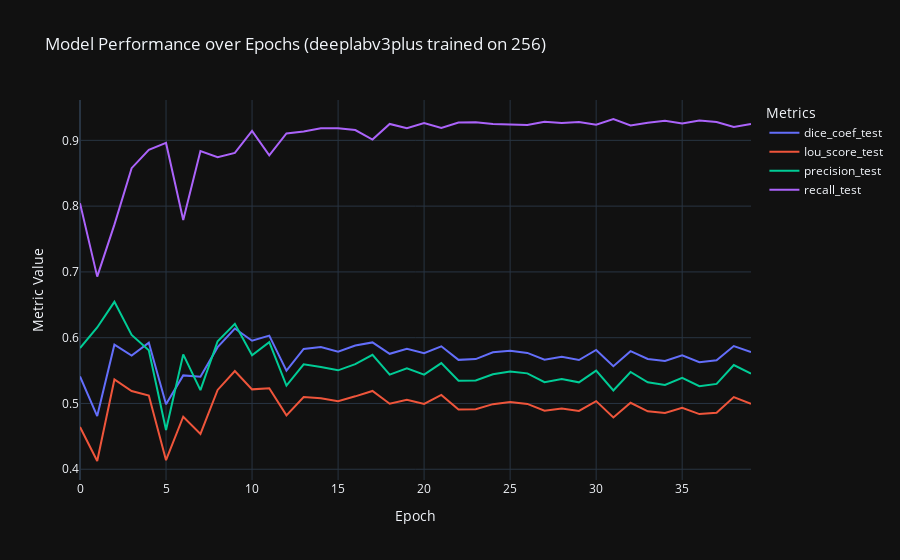
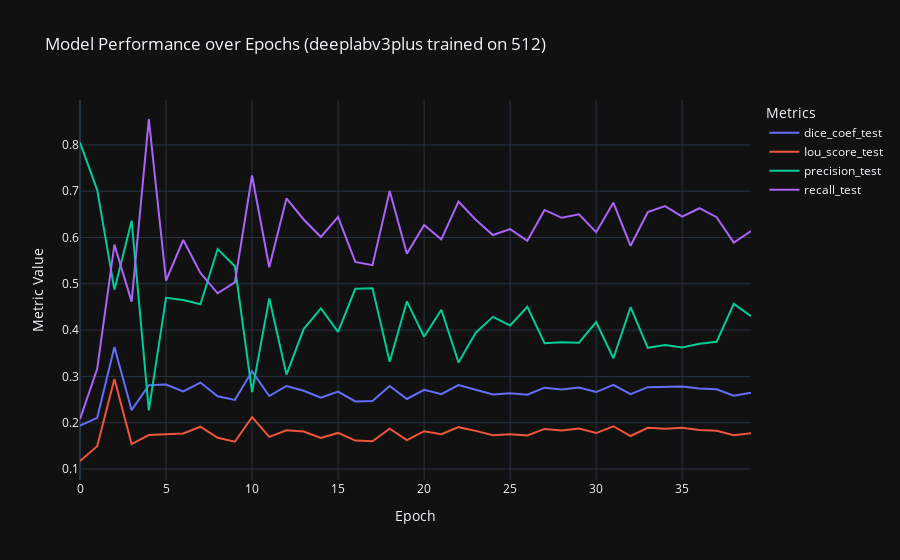
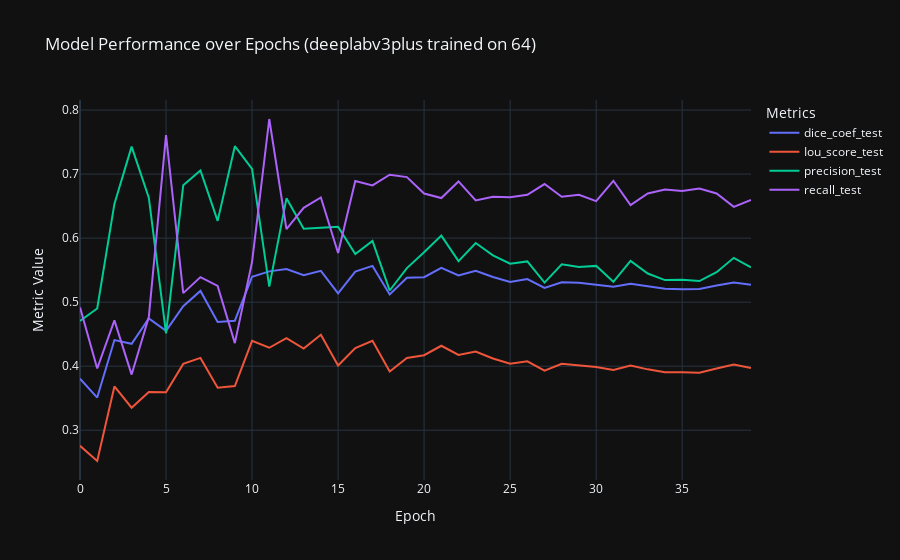
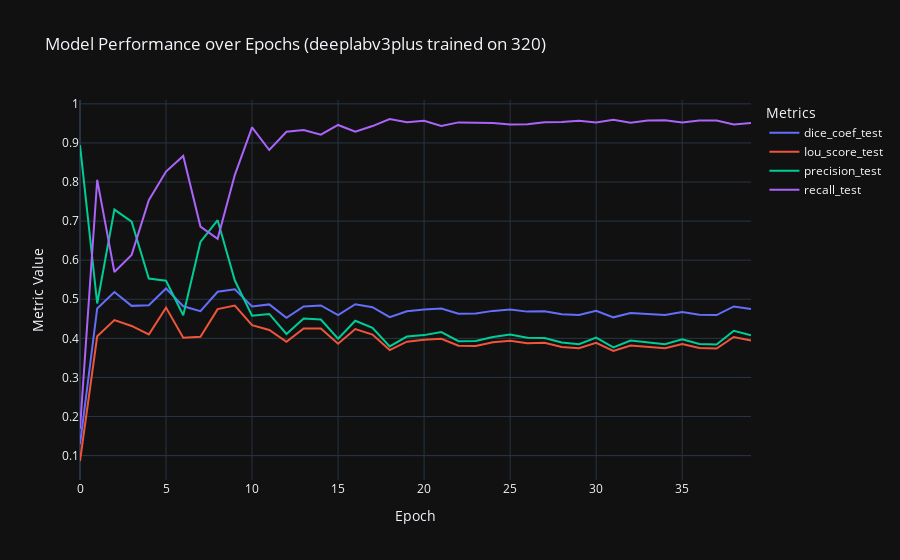

Notebook code cell kept with these figures, in order:
### Code cell
lines(logs_128)

### Figure 1 — Plotly figure (JSON) as saved in the notebook; plotly's stock layout.template omitted (floating-point values rounded to 4 significant figures)
{"data": [{"hovertemplate": "variable=dice_coef_test<br>Epoch=%{x}<br>Metric Value=%{y}<extra></extra>", "legendgroup": "dice_coef_test", "line": {"color": "#636efa", "dash": "solid"}, "marker": {"symbol": "circle"}, "mode": "lines", "name": "dice_coef_test", "orientation": "v", "showlegend": true, "type": "scatter", "x": [0, 1, 2, 3, 4, 5, 6, 7, 8, 9, 10, 11, 12, 13, 14, 15, 16, 17, 18, 19, 20, 21, 22, 23, 24, 25, 26, 27, 28, 29, 30, 31, 32, 33, 34, 35, 36, 37, 38, 39], "xaxis": "x", "y": [0.5412, 0.4809, 0.5893, 0.5729, 0.5925, 0.4989, 0.5427, 0.5405, 0.5856, 0.6139, 0.5953, 0.6031, 0.55, 0.5829, 0.5857, 0.5786, 0.588, 0.5928, 0.5755, 0.583, 0.5764, 0.5869, 0.5663, 0.5675, 0.5778, 0.5801, 0.5769, 0.5665, 0.571, 0.566, 0.5813, 0.5566, 0.5795, 0.5676, 0.5647, 0.5732, 0.5626, 0.5657, 0.5873, 0.5782], "yaxis": "y"}, {"hovertemplate": "variable=Iou_score_test<br>Epoch=%{x}<br>Metric Value=%{y}<extra></extra>", "legendgroup": "Iou_score_test", "line": {"color": "#EF553B", "dash": "solid"}, "marker": {"symbol": "circle"}, "mode": "lines", "name": "Iou_score_test", "orientation": "v", "showlegend": true, "type": "scatter", "x": [0, 1, 2, 3, 4, 5, 6, 7, 8, 9, 10, 11, 12, 13, 14, 15, 16, 17, 18, 19, 20, 21, 22, 23, 24, 25, 26, 27, 28, 29, 30, 31, 32, 33, 34, 35, 36, 37, 38, 39], "xaxis": "x", "y": [0.4642, 0.4125, 0.5365, 0.519, 0.5119, 0.4137, 0.4799, 0.4537, 0.5206, 0.5494, 0.5214, 0.523, 0.482, 0.5099, 0.5081, 0.5034, 0.5108, 0.519, 0.4996, 0.5055, 0.4992, 0.513, 0.4909, 0.4912, 0.4989, 0.5023, 0.4993, 0.4889, 0.4923, 0.4887, 0.5035, 0.4787, 0.5011, 0.4881, 0.4857, 0.4936, 0.4839, 0.486, 0.5098, 0.4994], "yaxis": "y"}, {"hovertemplate": "variable=precision_test<br>Epoch=%{x}<br>Metric Value=%{y}<extra></extra>", "legendgroup": "precision_test", "line": {"color": "#00cc96", "dash": "solid"}, "marker": {"symbol": "circle"}, "mode": "lines", "name": "precision_test", "orientation": "v", "showlegend": true, "type": "scatter", "x": [0, 1, 2, 3, 4, 5, 6, 7, 8, 9, 10, 11, 12, 13, 14, 15, 16, 17, 18, 19, 20, 21, 22, 23, 24, 25, 26, 27, 28, 29, 30, 31, 32, 33, 34, 35, 36, 37, 38, 39], "xaxis": "x", "y": [0.5843, 0.6156, 0.6545, 0.6042, 0.5809, 0.4595, 0.5746, 0.5203, 0.5947, 0.621, 0.5734, 0.5933, 0.5272, 0.5595, 0.5556, 0.5504, 0.5597, 0.574, 0.5439, 0.5534, 0.5438, 0.5614, 0.5344, 0.5349, 0.5445, 0.5486, 0.5458, 0.5323, 0.537, 0.5321, 0.5499, 0.5197, 0.5479, 0.5321, 0.5282, 0.5388, 0.5263, 0.5298, 0.5584, 0.5453], "yaxis": "y"}, {"hovertemplate": "variable=recall_test<br>Epoch=%{x}<br>Metric Value=%{y}<extra></extra>", "legendgroup": "recall_test", "line": {"color": "#ab63fa", "dash": "solid"}, "marker": {"symbol": "circle"}, "mode": "lines", "name": "recall_test", "orientation": "v", "showlegend": true, "type": "scatter", "x": [0, 1, 2, 3, 4, 5, 6, 7, 8, 9, 10, 11, 12, 13, 14, 15, 16, 17, 18, 19, 20, 21, 22, 23, 24, 25, 26, 27, 28, 29, 30, 31, 32, 33, 34, 35, 36, 37, 38, 39], "xaxis": "x", "y": [0.8045, 0.6928, 0.7718, 0.8577, 0.8856, 0.8961, 0.7789, 0.8837, 0.8743, 0.8809, 0.9143, 0.8773, 0.9104, 0.9135, 0.9183, 0.9185, 0.9157, 0.9012, 0.925, 0.9185, 0.9261, 0.9188, 0.9269, 0.9275, 0.9249, 0.9242, 0.9235, 0.9284, 0.9265, 0.9278, 0.9239, 0.9325, 0.9226, 0.9269, 0.9297, 0.9258, 0.9303, 0.928, 0.9202, 0.9249], "yaxis": "y"}], "layout": {"legend": {"title": {"text": "Metrics"}, "tracegroupgap": 0}, "title": {"text": "Model Performance over Epochs (deeplabv3plus trained on 256)"}, "xaxis": {"anchor": "y", "domain": [0, 1], "title": {"text": "Epoch"}}, "yaxis": {"anchor": "x", "domain": [0, 1], "title": {"text": "Metric Value"}}}}

### Figure 2 — Plotly figure (JSON) as saved in the notebook; plotly's stock layout.template omitted (floating-point values rounded to 4 significant figures)
{"data": [{"hovertemplate": "variable=dice_coef_test<br>Epoch=%{x}<br>Metric Value=%{y}<extra></extra>", "legendgroup": "dice_coef_test", "line": {"color": "#636efa", "dash": "solid"}, "marker": {"symbol": "circle"}, "mode": "lines", "name": "dice_coef_test", "orientation": "v", "showlegend": true, "type": "scatter", "x": [0, 1, 2, 3, 4, 5, 6, 7, 8, 9, 10, 11, 12, 13, 14, 15, 16, 17, 18, 19, 20, 21, 22, 23, 24, 25, 26, 27, 28, 29, 30, 31, 32, 33, 34, 35, 36, 37, 38, 39], "xaxis": "x", "y": [0.1936, 0.2106, 0.3636, 0.2271, 0.2809, 0.2823, 0.2676, 0.2867, 0.257, 0.2492, 0.3111, 0.2577, 0.2794, 0.2692, 0.2541, 0.2672, 0.2461, 0.2472, 0.2792, 0.2513, 0.2709, 0.2616, 0.2812, 0.2716, 0.261, 0.2635, 0.2605, 0.2757, 0.272, 0.2761, 0.2662, 0.2816, 0.2615, 0.2769, 0.2776, 0.2785, 0.2741, 0.2722, 0.2583, 0.265], "yaxis": "y"}, {"hovertemplate": "variable=Iou_score_test<br>Epoch=%{x}<br>Metric Value=%{y}<extra></extra>", "legendgroup": "Iou_score_test", "line": {"color": "#EF553B", "dash": "solid"}, "marker": {"symbol": "circle"}, "mode": "lines", "name": "Iou_score_test", "orientation": "v", "showlegend": true, "type": "scatter", "x": [0, 1, 2, 3, 4, 5, 6, 7, 8, 9, 10, 11, 12, 13, 14, 15, 16, 17, 18, 19, 20, 21, 22, 23, 24, 25, 26, 27, 28, 29, 30, 31, 32, 33, 34, 35, 36, 37, 38, 39], "xaxis": "x", "y": [0.1173, 0.1494, 0.2944, 0.1539, 0.1735, 0.1752, 0.1767, 0.1914, 0.1676, 0.159, 0.2121, 0.1694, 0.1835, 0.181, 0.167, 0.178, 0.1615, 0.1599, 0.187, 0.1626, 0.1817, 0.175, 0.1904, 0.1824, 0.1731, 0.1752, 0.1723, 0.1866, 0.183, 0.1874, 0.1777, 0.1924, 0.1713, 0.1891, 0.1871, 0.1893, 0.1844, 0.1825, 0.1729, 0.1775], "yaxis": "y"}, {"hovertemplate": "variable=precision_test<br>Epoch=%{x}<br>Metric Value=%{y}<extra></extra>", "legendgroup": "precision_test", "line": {"color": "#00cc96", "dash": "solid"}, "marker": {"symbol": "circle"}, "mode": "lines", "name": "precision_test", "orientation": "v", "showlegend": true, "type": "scatter", "x": [0, 1, 2, 3, 4, 5, 6, 7, 8, 9, 10, 11, 12, 13, 14, 15, 16, 17, 18, 19, 20, 21, 22, 23, 24, 25, 26, 27, 28, 29, 30, 31, 32, 33, 34, 35, 36, 37, 38, 39], "xaxis": "x", "y": [0.8052, 0.7026, 0.4874, 0.6364, 0.2268, 0.4698, 0.4649, 0.456, 0.5752, 0.5379, 0.2664, 0.4687, 0.304, 0.4024, 0.4469, 0.3963, 0.4893, 0.4905, 0.3317, 0.4621, 0.3856, 0.4441, 0.3303, 0.3944, 0.4287, 0.4101, 0.4505, 0.3716, 0.3736, 0.3727, 0.4176, 0.3392, 0.4495, 0.3619, 0.368, 0.3627, 0.3707, 0.375, 0.4567, 0.4299], "yaxis": "y"}, {"hovertemplate": "variable=recall_test<br>Epoch=%{x}<br>Metric Value=%{y}<extra></extra>", "legendgroup": "recall_test", "line": {"color": "#ab63fa", "dash": "solid"}, "marker": {"symbol": "circle"}, "mode": "lines", "name": "recall_test", "orientation": "v", "showlegend": true, "type": "scatter", "x": [0, 1, 2, 3, 4, 5, 6, 7, 8, 9, 10, 11, 12, 13, 14, 15, 16, 17, 18, 19, 20, 21, 22, 23, 24, 25, 26, 27, 28, 29, 30, 31, 32, 33, 34, 35, 36, 37, 38, 39], "xaxis": "x", "y": [0.2078, 0.3164, 0.5846, 0.4617, 0.8561, 0.5068, 0.5947, 0.5237, 0.4796, 0.5033, 0.7341, 0.5358, 0.6844, 0.639, 0.6012, 0.6446, 0.5474, 0.5404, 0.7008, 0.5651, 0.6269, 0.596, 0.6777, 0.6386, 0.6054, 0.6182, 0.5931, 0.6597, 0.6426, 0.6502, 0.6117, 0.6754, 0.5822, 0.6548, 0.6679, 0.6452, 0.6633, 0.6441, 0.5891, 0.6138], "yaxis": "y"}], "layout": {"legend": {"title": {"text": "Metrics"}, "tracegroupgap": 0}, "title": {"text": "Model Performance over Epochs (deeplabv3plus trained on 512)"}, "xaxis": {"anchor": "y", "domain": [0, 1], "title": {"text": "Epoch"}}, "yaxis": {"anchor": "x", "domain": [0, 1], "title": {"text": "Metric Value"}}}}

### Figure 3 — Plotly figure (JSON) as saved in the notebook; plotly's stock layout.template omitted (floating-point values rounded to 4 significant figures)
{"data": [{"hovertemplate": "variable=dice_coef_test<br>Epoch=%{x}<br>Metric Value=%{y}<extra></extra>", "legendgroup": "dice_coef_test", "line": {"color": "#636efa", "dash": "solid"}, "marker": {"symbol": "circle"}, "mode": "lines", "name": "dice_coef_test", "orientation": "v", "showlegend": true, "type": "scatter", "x": [0, 1, 2, 3, 4, 5, 6, 7, 8, 9, 10, 11, 12, 13, 14, 15, 16, 17, 18, 19, 20, 21, 22, 23, 24, 25, 26, 27, 28, 29, 30, 31, 32, 33, 34, 35, 36, 37, 38, 39], "xaxis": "x", "y": [0.3803, 0.351, 0.4408, 0.435, 0.4747, 0.4551, 0.4936, 0.5176, 0.469, 0.471, 0.5394, 0.5481, 0.5517, 0.542, 0.5489, 0.5136, 0.5478, 0.5567, 0.512, 0.5382, 0.539, 0.5537, 0.5418, 0.5488, 0.5393, 0.5314, 0.5362, 0.5223, 0.5312, 0.5301, 0.5272, 0.5242, 0.5286, 0.5252, 0.5209, 0.5201, 0.5206, 0.526, 0.5307, 0.527], "yaxis": "y"}, {"hovertemplate": "variable=Iou_score_test<br>Epoch=%{x}<br>Metric Value=%{y}<extra></extra>", "legendgroup": "Iou_score_test", "line": {"color": "#EF553B", "dash": "solid"}, "marker": {"symbol": "circle"}, "mode": "lines", "name": "Iou_score_test", "orientation": "v", "showlegend": true, "type": "scatter", "x": [0, 1, 2, 3, 4, 5, 6, 7, 8, 9, 10, 11, 12, 13, 14, 15, 16, 17, 18, 19, 20, 21, 22, 23, 24, 25, 26, 27, 28, 29, 30, 31, 32, 33, 34, 35, 36, 37, 38, 39], "xaxis": "x", "y": [0.2756, 0.252, 0.3684, 0.3351, 0.3597, 0.3594, 0.4036, 0.4129, 0.3664, 0.369, 0.4397, 0.4288, 0.4438, 0.4275, 0.449, 0.4011, 0.4284, 0.4396, 0.3918, 0.4128, 0.4171, 0.4319, 0.4175, 0.4229, 0.4121, 0.4038, 0.4076, 0.3929, 0.4038, 0.4013, 0.3987, 0.3941, 0.401, 0.3951, 0.3905, 0.3906, 0.3899, 0.3964, 0.4025, 0.3972], "yaxis": "y"}, {"hovertemplate": "variable=precision_test<br>Epoch=%{x}<br>Metric Value=%{y}<extra></extra>", "legendgroup": "precision_test", "line": {"color": "#00cc96", "dash": "solid"}, "marker": {"symbol": "circle"}, "mode": "lines", "name": "precision_test", "orientation": "v", "showlegend": true, "type": "scatter", "x": [0, 1, 2, 3, 4, 5, 6, 7, 8, 9, 10, 11, 12, 13, 14, 15, 16, 17, 18, 19, 20, 21, 22, 23, 24, 25, 26, 27, 28, 29, 30, 31, 32, 33, 34, 35, 36, 37, 38, 39], "xaxis": "x", "y": [0.4708, 0.4902, 0.6535, 0.7429, 0.6631, 0.4512, 0.6825, 0.7058, 0.6269, 0.7435, 0.708, 0.5242, 0.6621, 0.6148, 0.6163, 0.6176, 0.5751, 0.5956, 0.5182, 0.5532, 0.578, 0.6039, 0.5641, 0.5923, 0.5732, 0.5601, 0.5636, 0.5306, 0.5591, 0.5549, 0.5566, 0.5318, 0.5644, 0.5447, 0.5345, 0.535, 0.5329, 0.5468, 0.5692, 0.5543], "yaxis": "y"}, {"hovertemplate": "variable=recall_test<br>Epoch=%{x}<br>Metric Value=%{y}<extra></extra>", "legendgroup": "recall_test", "line": {"color": "#ab63fa", "dash": "solid"}, "marker": {"symbol": "circle"}, "mode": "lines", "name": "recall_test", "orientation": "v", "showlegend": true, "type": "scatter", "x": [0, 1, 2, 3, 4, 5, 6, 7, 8, 9, 10, 11, 12, 13, 14, 15, 16, 17, 18, 19, 20, 21, 22, 23, 24, 25, 26, 27, 28, 29, 30, 31, 32, 33, 34, 35, 36, 37, 38, 39], "xaxis": "x", "y": [0.4919, 0.3964, 0.4715, 0.3869, 0.4769, 0.7609, 0.5141, 0.5391, 0.5253, 0.436, 0.5626, 0.786, 0.6139, 0.6473, 0.6636, 0.5768, 0.6893, 0.6823, 0.6991, 0.6953, 0.6695, 0.6625, 0.6885, 0.6587, 0.6645, 0.6637, 0.6677, 0.6845, 0.6646, 0.6675, 0.6578, 0.6895, 0.6516, 0.6697, 0.676, 0.6734, 0.6774, 0.6697, 0.6487, 0.6597], "yaxis": "y"}], "layout": {"legend": {"title": {"text": "Metrics"}, "tracegroupgap": 0}, "title": {"text": "Model Performance over Epochs (deeplabv3plus trained on 64)"}, "xaxis": {"anchor": "y", "domain": [0, 1], "title": {"text": "Epoch"}}, "yaxis": {"anchor": "x", "domain": [0, 1], "title": {"text": "Metric Value"}}}}

### Figure 4 — Plotly figure (JSON) as saved in the notebook; plotly's stock layout.template omitted (floating-point values rounded to 4 significant figures)
{"data": [{"hovertemplate": "variable=dice_coef_test<br>Epoch=%{x}<br>Metric Value=%{y}<extra></extra>", "legendgroup": "dice_coef_test", "line": {"color": "#636efa", "dash": "solid"}, "marker": {"symbol": "circle"}, "mode": "lines", "name": "dice_coef_test", "orientation": "v", "showlegend": true, "type": "scatter", "x": [0, 1, 2, 3, 4, 5, 6, 7, 8, 9, 10, 11, 12, 13, 14, 15, 16, 17, 18, 19, 20, 21, 22, 23, 24, 25, 26, 27, 28, 29, 30, 31, 32, 33, 34, 35, 36, 37, 38, 39], "xaxis": "x", "y": [0.1288, 0.4765, 0.5184, 0.4831, 0.4847, 0.5277, 0.4821, 0.4697, 0.5192, 0.5257, 0.4818, 0.4869, 0.4527, 0.4815, 0.4842, 0.4597, 0.4873, 0.4798, 0.4541, 0.4695, 0.4739, 0.4761, 0.4632, 0.4639, 0.4703, 0.4736, 0.4684, 0.4696, 0.4618, 0.4596, 0.4705, 0.4538, 0.4646, 0.4624, 0.4597, 0.4673, 0.4606, 0.4596, 0.4817, 0.4748], "yaxis": "y"}, {"hovertemplate": "variable=Iou_score_test<br>Epoch=%{x}<br>Metric Value=%{y}<extra></extra>", "legendgroup": "Iou_score_test", "line": {"color": "#EF553B", "dash": "solid"}, "marker": {"symbol": "circle"}, "mode": "lines", "name": "Iou_score_test", "orientation": "v", "showlegend": true, "type": "scatter", "x": [0, 1, 2, 3, 4, 5, 6, 7, 8, 9, 10, 11, 12, 13, 14, 15, 16, 17, 18, 19, 20, 21, 22, 23, 24, 25, 26, 27, 28, 29, 30, 31, 32, 33, 34, 35, 36, 37, 38, 39], "xaxis": "x", "y": [0.08617, 0.4053, 0.4467, 0.4318, 0.41, 0.4786, 0.4018, 0.4041, 0.4749, 0.484, 0.4336, 0.4214, 0.3913, 0.4252, 0.4251, 0.3863, 0.4238, 0.4097, 0.3701, 0.3916, 0.3961, 0.3989, 0.3811, 0.3807, 0.3899, 0.3941, 0.3873, 0.3888, 0.3776, 0.3746, 0.3886, 0.3677, 0.3817, 0.3789, 0.3749, 0.3853, 0.3754, 0.3741, 0.4036, 0.3942], "yaxis": "y"}, {"hovertemplate": "variable=precision_test<br>Epoch=%{x}<br>Metric Value=%{y}<extra></extra>", "legendgroup": "precision_test", "line": {"color": "#00cc96", "dash": "solid"}, "marker": {"symbol": "circle"}, "mode": "lines", "name": "precision_test", "orientation": "v", "showlegend": true, "type": "scatter", "x": [0, 1, 2, 3, 4, 5, 6, 7, 8, 9, 10, 11, 12, 13, 14, 15, 16, 17, 18, 19, 20, 21, 22, 23, 24, 25, 26, 27, 28, 29, 30, 31, 32, 33, 34, 35, 36, 37, 38, 39], "xaxis": "x", "y": [0.8942, 0.4892, 0.7295, 0.6986, 0.5532, 0.5474, 0.4589, 0.6467, 0.7024, 0.5479, 0.4581, 0.4624, 0.4111, 0.451, 0.448, 0.3992, 0.445, 0.427, 0.3793, 0.4046, 0.4083, 0.4161, 0.3929, 0.3932, 0.4036, 0.4096, 0.4016, 0.4011, 0.3892, 0.3851, 0.4019, 0.377, 0.3943, 0.3894, 0.3849, 0.3974, 0.3858, 0.3842, 0.4193, 0.4081], "yaxis": "y"}, {"hovertemplate": "variable=recall_test<br>Epoch=%{x}<br>Metric Value=%{y}<extra></extra>", "legendgroup": "recall_test", "line": {"color": "#ab63fa", "dash": "solid"}, "marker": {"symbol": "circle"}, "mode": "lines", "name": "recall_test", "orientation": "v", "showlegend": true, "type": "scatter", "x": [0, 1, 2, 3, 4, 5, 6, 7, 8, 9, 10, 11, 12, 13, 14, 15, 16, 17, 18, 19, 20, 21, 22, 23, 24, 25, 26, 27, 28, 29, 30, 31, 32, 33, 34, 35, 36, 37, 38, 39], "xaxis": "x", "y": [0.169, 0.8055, 0.5699, 0.6137, 0.7535, 0.8268, 0.8667, 0.6861, 0.6546, 0.8185, 0.9398, 0.8818, 0.9284, 0.9331, 0.9213, 0.946, 0.9288, 0.9432, 0.9613, 0.9531, 0.9566, 0.9437, 0.9526, 0.952, 0.9509, 0.947, 0.9478, 0.9531, 0.9535, 0.9568, 0.952, 0.9592, 0.9517, 0.9573, 0.9582, 0.9523, 0.9574, 0.9574, 0.9471, 0.9508], "yaxis": "y"}], "layout": {"legend": {"title": {"text": "Metrics"}, "tracegroupgap": 0}, "title": {"text": "Model Performance over Epochs (deeplabv3plus trained on 320)"}, "xaxis": {"anchor": "y", "domain": [0, 1], "title": {"text": "Epoch"}}, "yaxis": {"anchor": "x", "domain": [0, 1], "title": {"text": "Metric Value"}}}}
